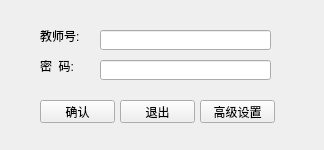
<?xml version="1.0" encoding="UTF-8"?>
<ui version="4.0">
 <class>loginServer</class>
 <widget class="QWidget" name="loginServer">
  <property name="geometry">
   <rect>
    <x>0</x>
    <y>0</y>
    <width>324</width>
    <height>150</height>
   </rect>
  </property>
  <property name="windowTitle">
   <string>教师登录</string>
  </property>
  <widget class="QLineEdit" name="lineEdit_No">
   <property name="geometry">
    <rect>
     <x>100</x>
     <y>30</y>
     <width>171</width>
     <height>20</height>
    </rect>
   </property>
   <property name="inputMask">
    <string/>
   </property>
   <property name="echoMode">
    <enum>QLineEdit::Normal</enum>
   </property>
   <property name="readOnly">
    <bool>false</bool>
   </property>
  </widget>
  <widget class="QLineEdit" name="lineEdit_Password">
   <property name="geometry">
    <rect>
     <x>100</x>
     <y>60</y>
     <width>171</width>
     <height>20</height>
    </rect>
   </property>
   <property name="echoMode">
    <enum>QLineEdit::Password</enum>
   </property>
  </widget>
  <widget class="QLabel" name="label_Name">
   <property name="geometry">
    <rect>
     <x>40</x>
     <y>60</y>
     <width>54</width>
     <height>12</height>
    </rect>
   </property>
   <property name="text">
    <string>密  码:</string>
   </property>
  </widget>
  <widget class="QPushButton" name="pushButton_Exit">
   <property name="geometry">
    <rect>
     <x>120</x>
     <y>100</y>
     <width>75</width>
     <height>23</height>
    </rect>
   </property>
   <property name="text">
    <string>退出</string>
   </property>
  </widget>
  <widget class="QLabel" name="label_No">
   <property name="geometry">
    <rect>
     <x>40</x>
     <y>30</y>
     <width>54</width>
     <height>12</height>
    </rect>
   </property>
   <property name="text">
    <string>教师号:</string>
   </property>
  </widget>
  <widget class="QPushButton" name="pushButton_Config">
   <property name="geometry">
    <rect>
     <x>200</x>
     <y>100</y>
     <width>75</width>
     <height>23</height>
    </rect>
   </property>
   <property name="text">
    <string>高级设置</string>
   </property>
  </widget>
  <widget class="QPushButton" name="pushButton_Ok">
   <property name="geometry">
    <rect>
     <x>40</x>
     <y>100</y>
     <width>75</width>
     <height>23</height>
    </rect>
   </property>
   <property name="text">
    <string>确认</string>
   </property>
  </widget>
 </widget>
 <layoutdefault spacing="6" margin="11"/>
 <resources/>
 <connections/>
</ui>
